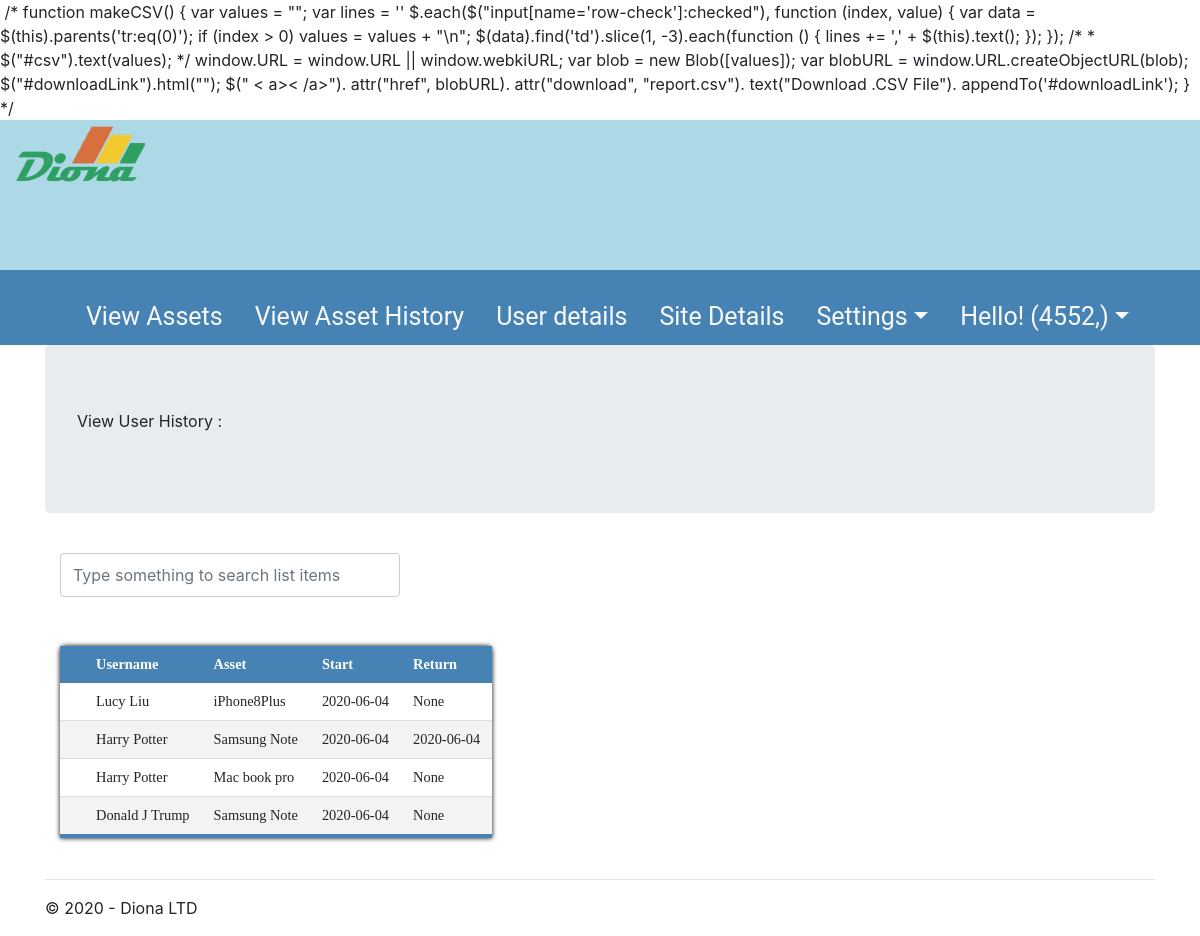
The page /history (signed in) on the database its author committed.
### tables this page shows
CREATE TABLE `User` (
                                        `user_id` integer,
                                        `user_name` TEXT NULL,
                                        `user_email` TEXT NOT NULL,
                                        `user_phone` TEXT NULL,
                                        PRIMARY KEY (`user_id`)
                                    );

CREATE TABLE `Asset` (
                                            `asset_id` integer,
                                            `assetType_id` integer NOT NULL,
                                            `asset_name` TEXT NOT NULL,
                                            PRIMARY KEY (`asset_id`)
                                            FOREIGN KEY (`assetType_id`) REFERENCES `AssetType` (`assetType_id`));

CREATE TABLE Rent (
                                            `rent_id` integer NOT NULL,
                                            `user_id` integer NOT NULL,
                                            `asset_id` integer NOT NULL,
                                            `date_rental` TEXT NULL,
                                            `date_return` TEXT NULL,
                                            PRIMARY KEY (`rent_id`),
                                            FOREIGN KEY (`asset_id`) REFERENCES `Asset` (`asset_id`),
                                            FOREIGN KEY (`user_id`) REFERENCES `User` (`user_id`));

### EX1/views.py (the view)
@app.route('/history')
def view_history():
    if 'loggedin' in session:
        conn = sqlite3.connect(r"diona.db")
        conn.row_factory = sqlite3.Row
        rows = conn.execute("SELECT u.user_name AS Username, a.asset_Name AS Asset, r.date_rental AS Start, r.date_return AS Return FROM Rent r, Asset a INNER JOIN User u on u.user_id = r.user_id AND a.asset_id = r.asset_id ")
        col_names = rows.fetchone()
        headers = col_names.keys()
        cur2 = conn.cursor()
        results = cur2.execute("SELECT u.user_name, a.asset_Name, r.date_rental, r.date_return FROM Rent r, Asset a INNER JOIN User u on u.user_id = r.user_id AND a.asset_id = r.asset_id ")
    return render_template('view_history.html',
                            username=session['id'],
                            title = 'User History',
                            header = headers,
                            list = results.fetchall(),
                            year = datetime.now().year,)

### EX1/templates/view_history.html (shortened to what this page needs)
﻿{% extends "layout_admin.html" %}
{% block nav %}
<li class="nav-item dropdown">
    <a class="nav-link dropdown-toggle text-light" href="#" id="navbarDropdownMenu"
       data-toggle="dropdown" aria-haspopup="true" aria-expanded="false"> Hello! {{username}}</a>
</li>
{% endblock %}
{% block content %}
<div class="jumbotron">
    <p>View User History :</p>
</div>
<div class="container" style="overflow-x:auto;">
    <div class="row">
        <div class="col">
            <input class="form-control mb-4" id="tableSearch" type="text" placeholder="Type something to search list items">
        </div>
        <div class="col">
        </div>
        <div class="col">
        </div>
    </div>
    <table class="view-table">
        <thead>
            <tr>
                <th scope="row"> </th>
                {%  for x in header: %}
                <th> {{ x }} </th>
                {% endfor %}
            </tr>
        </thead>
        {%  for row in list: %}
        <tbody id="myTable">
            <tr>
                <th scope="row"></th>
                {%  for x in row: %}
                <td>{{ x }}</td>
                {% endfor %}
            </tr>
        </tbody>
        {% endfor %}
    </table>
</div>
    {% endblock %}

### EX1/static/styles.css (style rules this page uses)
.nav-item { float: right; }
.form-control { padding: 20px; height: 44px; border-radius: 2px; }
.row:after { content: ""; display: table; clear: both; }
input[type= text], select, textarea { width: 100%; padding: 12px; margin: 8px 0; display: inline-block; border: 1px solid #ccc; border-radius: 4px; box-sizing: border-box; resize: vertical; }
.view-table { border-collapse: collapse; margin: 25px 0px; font-size: 0.9em; min-width: 400px; border-radius: 5px 5px 0 0; box-shadow: 0 0 5px rgba(0, 0, 0, 15); font-family: Calibri; }
.view-table thead tr { background-color: #4682B4; color: white; font-weight: bold; }
.view-table thead th { text-align: left; }
.view-table th, .view-table td { padding: 10px 12px; }
.view-table tbody tr { border-bottom: 1px solid #dddddd; }
.view-table tbody:last-of-type { border-bottom: 4px solid #4682B4; }
.view-table tbody { background-color: #f3f3f3; }
.view-table tbody:nth-child(2n) { background-color: white; }

### rows shown on the page
Rent: date_rental "2020-06-04", x "None"
User: user_name "Lucy Liu"
Asset: asset_name "iPhone8Plus"
Rent: date_rental "2020-06-04", date_return "2020-06-04"
User: user_name "Harry Potter"
Asset: asset_name "Samsung Note"
Rent: date_rental "2020-06-04", x "None"
Asset: asset_name "Mac book pro"
Rent: date_rental "2020-06-04", x "None"
User: user_name "Donald J Trump"

### other values the page prints
{{ username }} "(4552,)"
{{ x }} "Username" "Asset" "Start" "Return"
